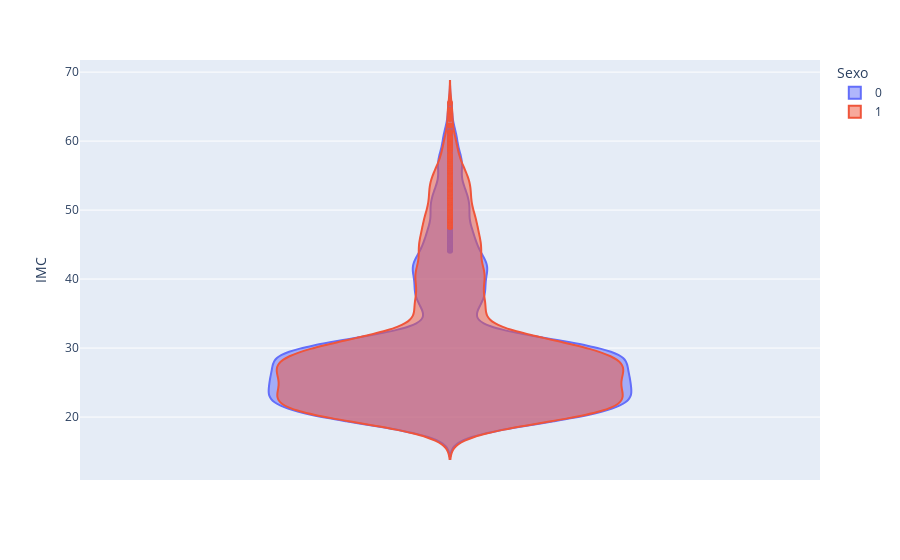

Write notebook code for a chart like this one.
### Code cell
fig_IMC = px.violin(df, y="IMC", color="Sexo", violinmode='overlay')
fig_IMC.show()

### Figure 1 — Plotly figure (JSON) as saved in the notebook; plotly's stock layout.template omitted (floating-point values rounded to 4 significant figures; data arrays with more than 128 entries replaced by an {"elided": "..."} marker saying what was removed)
{"data": [{"alignmentgroup": "True", "box": {"visible": false}, "hovertemplate": "Sexo=0<br>IMC=%{y}<extra></extra>", "legendgroup": "0", "marker": {"color": "#636efa"}, "name": "0", "offsetgroup": "0", "orientation": "v", "scalegroup": "True", "showlegend": true, "type": "violin", "x0": " ", "xaxis": "x", "y": {"elided": "2480 float values"}, "y0": " ", "yaxis": "y"}, {"alignmentgroup": "True", "box": {"visible": false}, "hovertemplate": "Sexo=1<br>IMC=%{y}<extra></extra>", "legendgroup": "1", "marker": {"color": "#EF553B"}, "name": "1", "offsetgroup": "1", "orientation": "v", "scalegroup": "True", "showlegend": true, "type": "violin", "x0": " ", "xaxis": "x", "y": {"elided": "2520 float values"}, "y0": " ", "yaxis": "y"}], "layout": {"legend": {"title": {"text": "Sexo"}, "tracegroupgap": 0}, "margin": {"t": 60}, "violinmode": "overlay", "xaxis": {"anchor": "y", "domain": [0, 1]}, "yaxis": {"anchor": "x", "domain": [0, 1], "title": {"text": "IMC"}}}}
